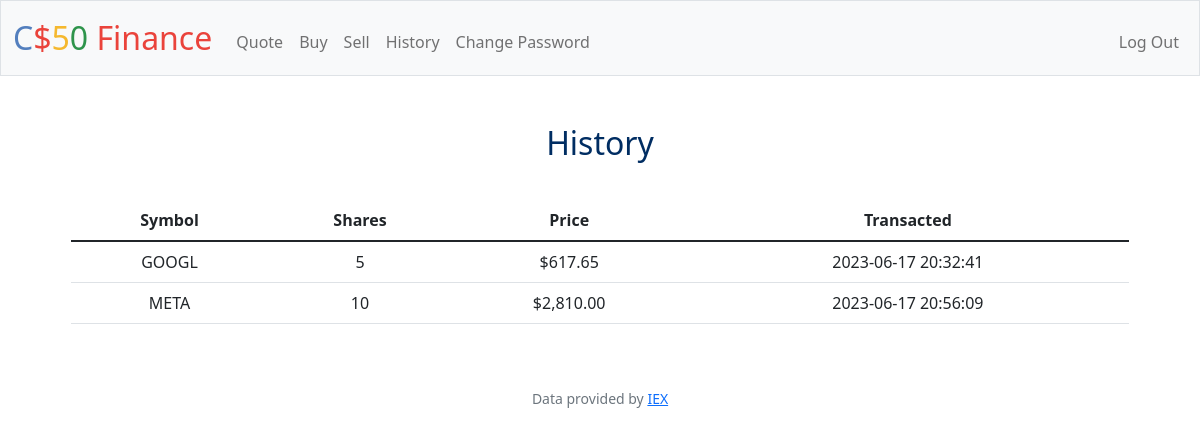
Screenshot of /history (signed in) with the database file from the repository.
### tables this page shows
CREATE TABLE history(
    id INTEGER PRIMARY KEY AUTOINCREMENT NOT NULL,
    user_id INTEGER NOT NULL,
    symbol TEXT NOT NULL,
    shares INTEGER NOT NULL,
    price REAL NOT NULL,
    transactions INTEGER NOT NULL,
    FOREIGN KEY (user_id) REFERENCES users(id));

### app.py (the view)
@app.route("/history")
@login_required
def history():
    history = db.execute("SELECT * FROM history WHERE user_id = ?;", session["user_id"])
    return render_template("history.html", history=history)

### app.py (called while the page is built)
@app.after_request
def after_request(response):
    response.headers["Cache-Control"] = "no-cache, no-store, must-revalidate"
    response.headers["Expires"] = 0
    response.headers["Pragma"] = "no-cache"
    return response

### helpers.py (called while the page is built)
def login_required(f):
    @wraps(f)
    def decorated_function(*args, **kwargs):
        if session.get("user_id") is None:
            return redirect("/login")
        return f(*args, **kwargs)
    return decorated_function

def usd(value):
    return f"${value:,.2f}"

### templates/history.html (shortened to what this page needs)
{% extends "layout.html" %}
{% block main %}
    <h2>History</h2>
    <div class="history-table">
        <table class="table">
            <thead>
                <tr>
                    <th scope="col">Symbol</th>
                    <th scope="col">Shares</th>
                    <th scope="col">Price</th>
                    <th scope="col">Transacted</th>
                </tr>
            </thead>
            <tbody>
                {% for h in history %}
                <tr>
                    <td>{{h["symbol"]}}</td>
                    <td>{{h["shares"]}}</td>
                    <td>{{h["price"] | usd}}</td>
                    <td>{{h["transactions"]}}</td>
                </tr>
                {% endfor %}
            </tbody>
        </table>
    </div>
{% endblock %}

### static/styles.css (style rules this page uses)
h1, h2 { padding: 0px 0px 30px 0px; color: #002D62; }

### rows the page displays
history: symbol "GOOGL", shares "5", price "$617.65", transactions "2023-06-17 20:32:41"
history: symbol "META", shares "10", price "$2,810.00", transactions "2023-06-17 20:56:09"
